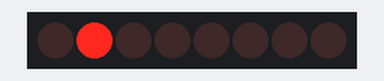
The sketch below on a simulated Arduino Uno, built with avr-gcc and run on an emulated ATmega328P. Shown: 8 shift-register outputs drawn as a row of LEDs (first output left, lit = HIGH). Wiring (inferred from the names in the program): shift register (74HC595): data pin 11; shift clock pin 8; latch pin 12. Wiring (inferred from the signals the program sends): row of LEDs: on Q0, Q1, Q2, Q3, Q4, Q5, Q6, Q7.

Above: at 0.5 s.
At 3.5 s:
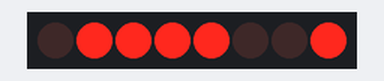
Timing chart, 0 to 4.6 s (numbered marks = the images above):
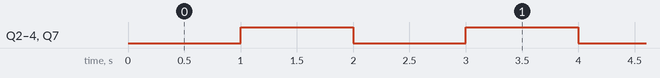

Measured:
- by itself, Q2–4, Q7: alternates HIGH for 1.0 s and LOW for 1.0 s

The sketch:

ICWithResistorCoba.ino
```cpp
const int latchPin = 12;//Pin connected to ST_CP of 74HC595
const int clockPin = 8;//Pin connected to SH_CP of 74HC595
const int dataPin = 11; //Pin connected to DS of 74HC595
int datArray[2] = {2, 158};

void setup ()
{
  //set pins to output
  pinMode(latchPin,OUTPUT);
  pinMode(clockPin,OUTPUT);
  pinMode(dataPin,OUTPUT);
}
void loop()
{
  //loop from 0 to 256
    for(int num = 0; num < 2; num++)
    {
      digitalWrite(latchPin,LOW);
      shiftOut(dataPin,clockPin,MSBFIRST,datArray[num]);
      digitalWrite(latchPin,HIGH);
      delay(1000);
    }
}
```
